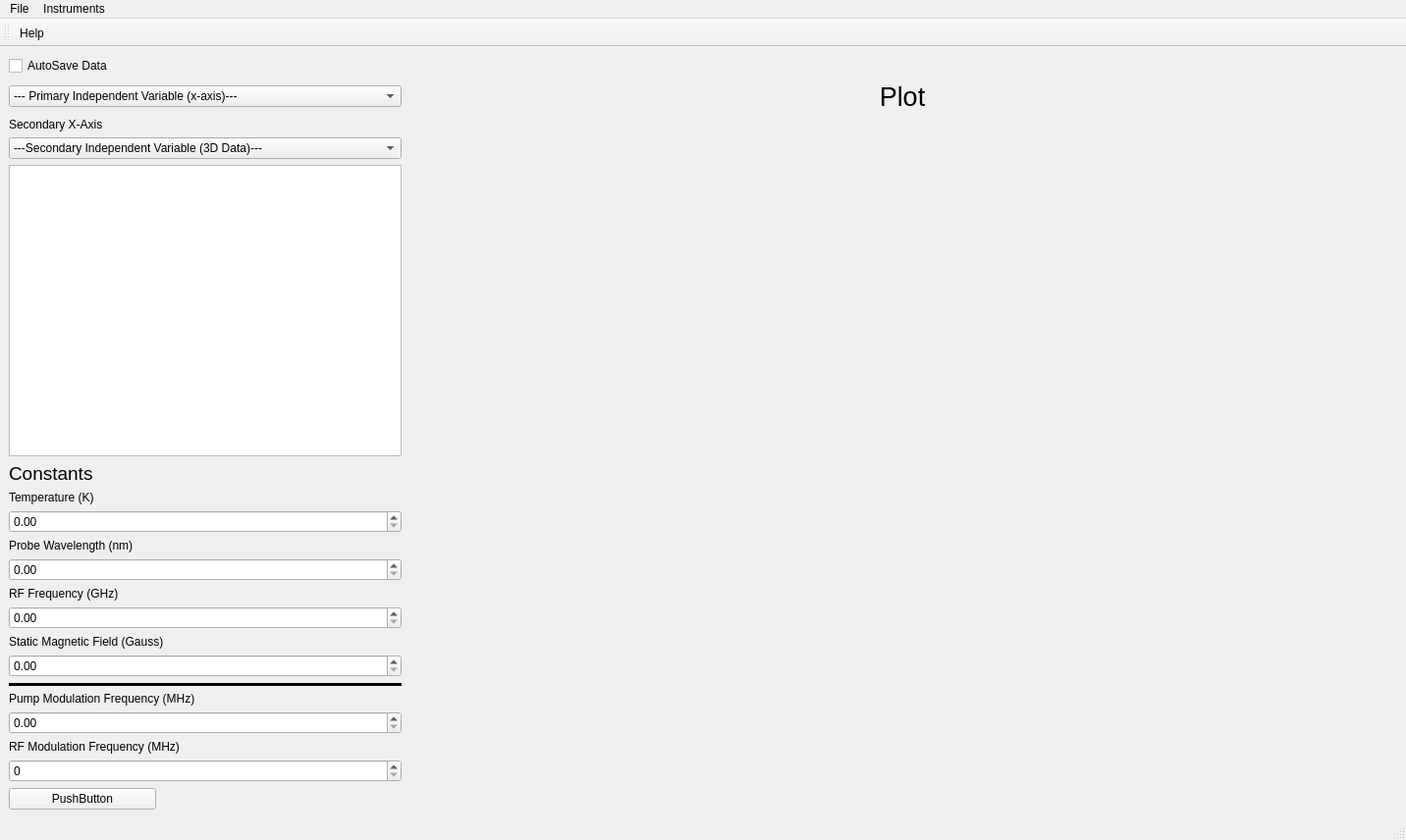
<?xml version="1.0" encoding="UTF-8"?>
<ui version="4.0">
 <class>MainWindow</class>
 <widget class="QMainWindow" name="MainWindow">
  <property name="geometry">
   <rect>
    <x>0</x>
    <y>0</y>
    <width>1432</width>
    <height>856</height>
   </rect>
  </property>
  <property name="windowTitle">
   <string>MainWindow</string>
  </property>
  <widget class="QWidget" name="centralwidget">
   <layout class="QGridLayout" name="gridLayout">
    <item row="13" column="0">
     <widget class="QDoubleSpinBox" name="doubleSpinBox_4"/>
    </item>
    <item row="3" column="0">
     <widget class="QComboBox" name="comboBox_2">
      <item>
       <property name="text">
        <string>---Secondary Independent Variable (3D Data)---</string>
       </property>
      </item>
      <item>
       <property name="text">
        <string>Probe Wavelength</string>
       </property>
      </item>
      <item>
       <property name="text">
        <string>Pump Modulation Frequency</string>
       </property>
      </item>
      <item>
       <property name="text">
        <string>Static Magnetic Field</string>
       </property>
      </item>
      <item>
       <property name="text">
        <string>Microwave Modulation Frequency</string>
       </property>
      </item>
      <item>
       <property name="text">
        <string>Microwave Carrier Frequency</string>
       </property>
      </item>
     </widget>
    </item>
    <item row="1" column="0">
     <widget class="QComboBox" name="comboBox">
      <property name="minimumSize">
       <size>
        <width>300</width>
        <height>0</height>
       </size>
      </property>
      <item>
       <property name="text">
        <string>--- Primary Independent Variable (x-axis)---</string>
       </property>
      </item>
      <item>
       <property name="text">
        <string>Pump Modulation Frequency (Decay Time)</string>
       </property>
      </item>
      <item>
       <property name="text">
        <string>Probe Wavelength (Optical Spectrum)</string>
       </property>
      </item>
      <item>
       <property name="text">
        <string>Static Magnetic Field (Magnetic Resonance Spectrum)</string>
       </property>
      </item>
      <item>
       <property name="text">
        <string>Microwave Carrier Frequency (Find Resonator Dip)</string>
       </property>
      </item>
      <item>
       <property name="text">
        <string>Microwave Modulation Frequency</string>
       </property>
      </item>
     </widget>
    </item>
    <item row="10" column="0">
     <widget class="QLabel" name="label_3">
      <property name="text">
       <string>RF Frequency (GHz)</string>
      </property>
     </widget>
    </item>
    <item row="1" column="1">
     <widget class="QLabel" name="label">
      <property name="minimumSize">
       <size>
        <width>500</width>
        <height>0</height>
       </size>
      </property>
      <property name="maximumSize">
       <size>
        <width>16777215</width>
        <height>50</height>
       </size>
      </property>
      <property name="font">
       <font>
        <pointsize>20</pointsize>
       </font>
      </property>
      <property name="text">
       <string>Plot</string>
      </property>
      <property name="alignment">
       <set>Qt::AlignCenter</set>
      </property>
     </widget>
    </item>
    <item row="5" column="0">
     <widget class="QLabel" name="label_6">
      <property name="font">
       <font>
        <pointsize>14</pointsize>
       </font>
      </property>
      <property name="text">
       <string>Constants</string>
      </property>
     </widget>
    </item>
    <item row="7" column="0">
     <widget class="QDoubleSpinBox" name="doubleSpinBox_3"/>
    </item>
    <item row="0" column="0">
     <widget class="QCheckBox" name="checkBox">
      <property name="text">
       <string>AutoSave Data</string>
      </property>
     </widget>
    </item>
    <item row="8" column="0">
     <widget class="QLabel" name="label_7">
      <property name="text">
       <string>Probe Wavelength (nm)</string>
      </property>
     </widget>
    </item>
    <item row="11" column="0">
     <widget class="QDoubleSpinBox" name="doubleSpinBox"/>
    </item>
    <item row="12" column="0">
     <widget class="QLabel" name="label_9">
      <property name="text">
       <string>Static Magnetic Field (Gauss)</string>
      </property>
     </widget>
    </item>
    <item row="2" column="0">
     <widget class="QLabel" name="label_5">
      <property name="text">
       <string>Secondary X-Axis</string>
      </property>
     </widget>
    </item>
    <item row="6" column="0">
     <widget class="QLabel" name="label_2">
      <property name="text">
       <string>Temperature (K)</string>
      </property>
     </widget>
    </item>
    <item row="15" column="0">
     <widget class="QLabel" name="label_8">
      <property name="text">
       <string>Pump Modulation Frequency (MHz)</string>
      </property>
     </widget>
    </item>
    <item row="14" column="0">
     <widget class="QFrame" name="frame">
      <property name="frameShape">
       <enum>QFrame::HLine</enum>
      </property>
      <property name="frameShadow">
       <enum>QFrame::Plain</enum>
      </property>
      <property name="lineWidth">
       <number>3</number>
      </property>
     </widget>
    </item>
    <item row="18" column="0">
     <widget class="QSpinBox" name="spinBox"/>
    </item>
    <item row="9" column="0">
     <widget class="QDoubleSpinBox" name="doubleSpinBox_2"/>
    </item>
    <item row="17" column="0">
     <widget class="QLabel" name="label_4">
      <property name="text">
       <string>RF Modulation Frequency (MHz)</string>
      </property>
     </widget>
    </item>
    <item row="19" column="0">
     <widget class="QPushButton" name="pushButton">
      <property name="maximumSize">
       <size>
        <width>150</width>
        <height>16777215</height>
       </size>
      </property>
      <property name="text">
       <string>PushButton</string>
      </property>
     </widget>
    </item>
    <item row="16" column="0">
     <widget class="QDoubleSpinBox" name="doubleSpinBox_5"/>
    </item>
    <item row="2" column="1" rowspan="18">
     <widget class="PlotWidget" name="PlotWidget" native="true">
      <property name="minimumSize">
       <size>
        <width>300</width>
        <height>200</height>
       </size>
      </property>
     </widget>
    </item>
    <item row="4" column="0">
     <widget class="QPlainTextEdit" name="plainTextEdit">
      <property name="maximumSize">
       <size>
        <width>400</width>
        <height>16777215</height>
       </size>
      </property>
     </widget>
    </item>
   </layout>
  </widget>
  <widget class="QMenuBar" name="menubar">
   <property name="geometry">
    <rect>
     <x>0</x>
     <y>0</y>
     <width>1432</width>
     <height>26</height>
    </rect>
   </property>
   <widget class="QMenu" name="menuFile">
    <property name="title">
     <string>File</string>
    </property>
    <addaction name="actionSettings"/>
    <addaction name="actionSave_Current_Settings"/>
    <addaction name="actionSave_Data"/>
   </widget>
   <widget class="QMenu" name="menuInstruments">
    <property name="title">
     <string>Instruments</string>
    </property>
    <addaction name="separator"/>
    <addaction name="actionMonochromator"/>
    <addaction name="actionSR844_Lock_in_Amplifier"/>
    <addaction name="actionCryostat_Magnet"/>
    <addaction name="actionMicrowave_Source"/>
    <addaction name="actionFunction_Generator_AOM_Driver"/>
   </widget>
   <addaction name="menuFile"/>
   <addaction name="menuInstruments"/>
  </widget>
  <widget class="QStatusBar" name="statusbar"/>
  <widget class="QToolBar" name="toolBar">
   <property name="windowTitle">
    <string>toolBar</string>
   </property>
   <attribute name="toolBarArea">
    <enum>TopToolBarArea</enum>
   </attribute>
   <attribute name="toolBarBreak">
    <bool>false</bool>
   </attribute>
   <addaction name="actionHelp"/>
  </widget>
  <action name="actionMonochromator">
   <property name="text">
    <string>Monochromator</string>
   </property>
  </action>
  <action name="actionSR844_Lock_in_Amplifier">
   <property name="text">
    <string>SR844 (Lock-in Amplifier)</string>
   </property>
  </action>
  <action name="actionCryostat_Magnet">
   <property name="text">
    <string>Cryostat/Magnet</string>
   </property>
  </action>
  <action name="actionMicrowave_Source">
   <property name="text">
    <string>Microwave Source</string>
   </property>
  </action>
  <action name="actionFunction_Generator_AOM_Driver">
   <property name="text">
    <string>Function Generator (AOM Driver)</string>
   </property>
  </action>
  <action name="actionSettings">
   <property name="text">
    <string>Settings</string>
   </property>
  </action>
  <action name="actionHelp">
   <property name="text">
    <string>Help</string>
   </property>
  </action>
  <action name="actionSave_Current_Settings">
   <property name="text">
    <string>Save Current Settings</string>
   </property>
  </action>
  <action name="actionSave_Data">
   <property name="text">
    <string>Save Data</string>
   </property>
  </action>
 </widget>
 <customwidgets>
  <customwidget>
   <class>PlotWidget</class>
   <extends>QWidget</extends>
   <header>plotwidget.h</header>
   <container>1</container>
  </customwidget>
 </customwidgets>
 <resources/>
 <connections>
  <connection>
   <sender>actionMonochromator</sender>
   <signal>triggered()</signal>
   <receiver>MainWindow</receiver>
   <slot>open_mono_window()</slot>
   <hints>
    <hint type="sourcelabel">
     <x>-1</x>
     <y>-1</y>
    </hint>
    <hint type="destinationlabel">
     <x>715</x>
     <y>427</y>
    </hint>
   </hints>
  </connection>
  <connection>
   <sender>actionSR844_Lock_in_Amplifier</sender>
   <signal>triggered()</signal>
   <receiver>MainWindow</receiver>
   <slot>open_lockin_window()</slot>
   <hints>
    <hint type="sourcelabel">
     <x>-1</x>
     <y>-1</y>
    </hint>
    <hint type="destinationlabel">
     <x>715</x>
     <y>427</y>
    </hint>
   </hints>
  </connection>
 </connections>
 <slots>
  <slot>open_mono_window()</slot>
  <slot>open_lockin_window()</slot>
  <slot>open_cryostat_window()</slot>
  <slot>open_RnS_window()</slot>
 </slots>
</ui>
